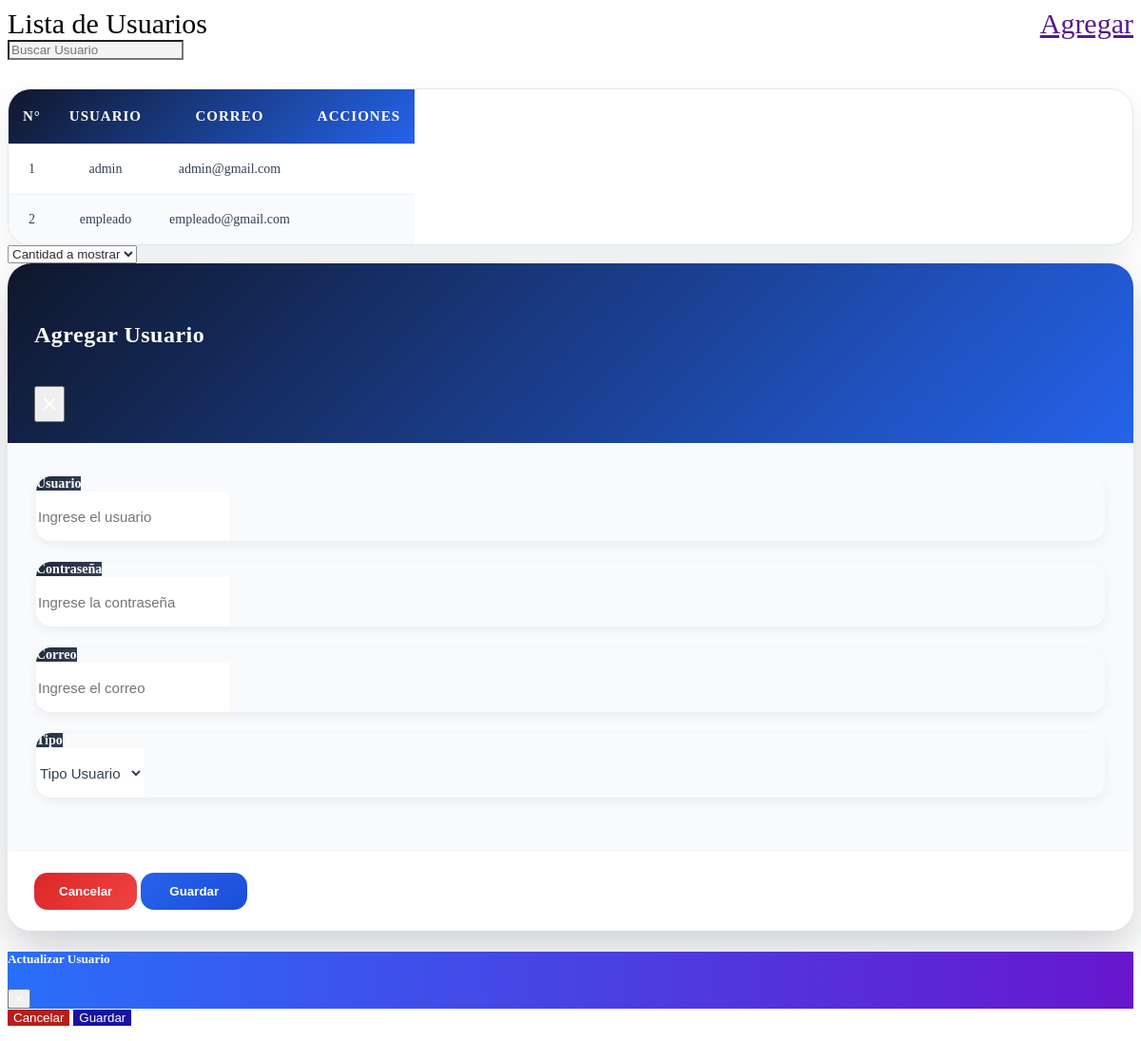
The app's page /views/usuarios/principal.php with its own data.
### tables this page shows
CREATE TABLE `usuarios` (
  `id_usuario` int(11) NOT NULL,
  `usuario` varchar(60) NOT NULL,
  `contraseña` varchar(60) NOT NULL,
  `correo` varchar(50) NOT NULL,
  `estado` int(11) NOT NULL,
  `tipo` int(11) NOT NULL,
  `token` varchar(10) DEFAULT NULL
);

### models/procesos.php (called while the page is built, shortened)
<?php
    class Procesos
    {
        public function isdu($query,$tipo)
        {
            $rows = null;
            $modelo = new ConexionBD();
            $conexion = $modelo->get_conexion();
            $stm = $conexion->prepare($query);
            if($tipo == "s" || $tipo == "S")
            {
                $stm->execute();
                while($result = $stm->fetch())
                {
                    $rows[]=$result;
                }
                return $rows;
            }
        }
    }
?>

### controllers/funciones.php (called while the page is built, shortened)
<?php
function CRUD($query,$tipo)
{
    $consultas = new Procesos();
    $data = $consultas->isdu($query,$tipo);
    return $data;
}
?>

### views/usuarios/tabla.php (the view, shortened to what this page needs)
<div class="table-responsive">
    <table class="table align-middle">
        <thead>
            <tr>
                <th>N°</th>
                <th>Usuario</th>
                <th>Correo</th>
                <th colspan="2">Acciones</th>
            </tr>
        </thead>
        <tbody>
            <?php foreach($dataUsuarios as $result): ?>
            <tr>
                <td class="row-number">
                    <?php echo $cont +=1; ?>
                </td>
                <td class="user-name">
                    <?php echo $result['usuario']; ?>
                </td>
                <td class="user-email">
                    <?php echo $result['correo']; ?>
                </td>
                <td>
                </td>
                <td>
                </td>
            </tr>
            <?php endforeach ?>
        </tbody>
    </table>
</div>

### views/usuarios/tabla.php (style rules this page uses)
.table-responsive { margin-top:30px; border-radius:24px; overflow:hidden; background:#ffffff; border:1px solid #e2e8f0; box-shadow:0 15px 35px rgba(15,23,42,0.08); }
.table { margin-bottom:0 !important; border-collapse:separate; border-spacing:0; }
.table thead { background:linear-gradient(135deg,#0f172a,#2563eb) !important; }
.table thead tr { background:transparent !important; }
.table thead tr th { background:transparent !important; color:#ffffff !important; font-size:15px !important; font-weight:700 !important; text-align:center !important; padding:20px 15px !important; border:none !important; text-transform:uppercase; letter-spacing:1px; vertical-align:middle !important; }
.table tbody tr { transition:0.3s; background:#ffffff; }
.table tbody tr:nth-child(even) { background:#f8fafc; }
.table tbody td { padding:18px 14px !important; text-align:center; vertical-align:middle !important; border-top:1px solid #edf2f7 !important; color:#334155 !important; font-size:14px; font-weight:500; }
.row-number { font-size:16px; font-weight:700; color:#2563eb !important; }
.user-name { font-size:15px; font-weight:700; color:#0f172a !important; }
.user-email { color:#475569 !important; font-size:14px; font-weight:500; }

### records on screen
usuarios: cont "1", usuario "admin", correo "admin@gmail.com"
usuarios: cont "2", usuario "empleado", correo "empleado@gmail.com"
